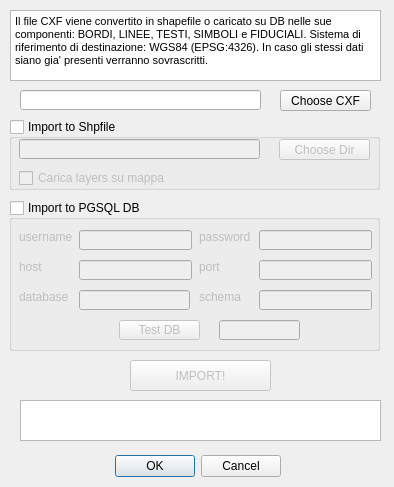
<?xml version="1.0" encoding="UTF-8"?>
<ui version="4.0">
 <class>ImportCatastoCXFDockWidgetBase</class>
 <widget class="QDialog" name="ImportCatastoCXFDockWidgetBase">
  <property name="geometry">
   <rect>
    <x>0</x>
    <y>0</y>
    <width>394</width>
    <height>487</height>
   </rect>
  </property>
  <property name="windowTitle">
   <string>Import Catasto CXF</string>
  </property>
  <widget class="QDialogButtonBox" name="button_box">
   <property name="geometry">
    <rect>
     <x>100</x>
     <y>450</y>
     <width>181</width>
     <height>32</height>
    </rect>
   </property>
   <property name="orientation">
    <enum>Qt::Horizontal</enum>
   </property>
   <property name="standardButtons">
    <set>QDialogButtonBox::Cancel|QDialogButtonBox::Ok</set>
   </property>
  </widget>
  <widget class="QTextBrowser" name="txtHelp">
   <property name="geometry">
    <rect>
     <x>10</x>
     <y>10</y>
     <width>371</width>
     <height>71</height>
    </rect>
   </property>
   <property name="html">
    <string>&lt;!DOCTYPE HTML PUBLIC &quot;-//W3C//DTD HTML 4.0//EN&quot; &quot;http://www.w3.org/TR/REC-html40/strict.dtd&quot;&gt;
&lt;html&gt;&lt;head&gt;&lt;meta name=&quot;qrichtext&quot; content=&quot;1&quot; /&gt;&lt;style type=&quot;text/css&quot;&gt;
p, li { white-space: pre-wrap; }
&lt;/style&gt;&lt;/head&gt;&lt;body style=&quot; font-family:'MS Shell Dlg 2'; font-size:8.15094pt; font-weight:400; font-style:normal;&quot;&gt;
&lt;p style=&quot; margin-top:0px; margin-bottom:0px; margin-left:0px; margin-right:0px; -qt-block-indent:0; text-indent:0px;&quot;&gt;&lt;span style=&quot; font-size:8.15094pt;&quot;&gt;Il file CXF viene convertito in shapefile o caricato su DB nelle sue componenti: BORDI, LINEE, TESTI, SIMBOLI e FIDUCIALI. Sistema di riferimento di destinazione: WGS84 (EPSG:4326). In caso gli stessi dati siano gia' presenti verranno sovrascritti.&lt;/span&gt;&lt;/p&gt;&lt;/body&gt;&lt;/html&gt;</string>
   </property>
  </widget>
  <widget class="QToolButton" name="fileBrowse_btn">
   <property name="geometry">
    <rect>
     <x>280</x>
     <y>90</y>
     <width>91</width>
     <height>21</height>
    </rect>
   </property>
   <property name="text">
    <string>Choose CXF</string>
   </property>
  </widget>
  <widget class="QLineEdit" name="fileBrowse_txt">
   <property name="geometry">
    <rect>
     <x>20</x>
     <y>90</y>
     <width>241</width>
     <height>20</height>
    </rect>
   </property>
  </widget>
  <widget class="QToolButton" name="importBtn">
   <property name="enabled">
    <bool>false</bool>
   </property>
   <property name="geometry">
    <rect>
     <x>130</x>
     <y>360</y>
     <width>141</width>
     <height>31</height>
    </rect>
   </property>
   <property name="text">
    <string>IMPORT!</string>
   </property>
  </widget>
  <widget class="QTextBrowser" name="txtFeedback">
   <property name="geometry">
    <rect>
     <x>20</x>
     <y>400</y>
     <width>361</width>
     <height>41</height>
    </rect>
   </property>
  </widget>
  <widget class="QGroupBox" name="chkShp">
   <property name="geometry">
    <rect>
     <x>9</x>
     <y>119</y>
     <width>371</width>
     <height>71</height>
    </rect>
   </property>
   <property name="title">
    <string>Import to Shpfile</string>
   </property>
   <property name="checkable">
    <bool>true</bool>
   </property>
   <property name="checked">
    <bool>false</bool>
   </property>
   <widget class="QLineEdit" name="dirBrowse_txt">
    <property name="geometry">
     <rect>
      <x>10</x>
      <y>20</y>
      <width>241</width>
      <height>20</height>
     </rect>
    </property>
   </widget>
   <widget class="QToolButton" name="dirBrowse_btn">
    <property name="geometry">
     <rect>
      <x>270</x>
      <y>20</y>
      <width>91</width>
      <height>21</height>
     </rect>
    </property>
    <property name="text">
     <string>Choose Dir</string>
    </property>
   </widget>
   <widget class="QCheckBox" name="chkActivate">
    <property name="geometry">
     <rect>
      <x>10</x>
      <y>50</y>
      <width>241</width>
      <height>18</height>
     </rect>
    </property>
    <property name="text">
     <string>Carica layers su mappa</string>
    </property>
   </widget>
  </widget>
  <widget class="QGroupBox" name="chkDB">
   <property name="geometry">
    <rect>
     <x>9</x>
     <y>200</y>
     <width>371</width>
     <height>151</height>
    </rect>
   </property>
   <property name="title">
    <string>Import to PGSQL DB</string>
   </property>
   <property name="checkable">
    <bool>true</bool>
   </property>
   <property name="checked">
    <bool>false</bool>
   </property>
   <widget class="QLabel" name="label">
    <property name="geometry">
     <rect>
      <x>10</x>
      <y>30</y>
      <width>54</width>
      <height>14</height>
     </rect>
    </property>
    <property name="text">
     <string>username</string>
    </property>
   </widget>
   <widget class="QLineEdit" name="usrDB">
    <property name="geometry">
     <rect>
      <x>70</x>
      <y>30</y>
      <width>113</width>
      <height>20</height>
     </rect>
    </property>
   </widget>
   <widget class="QLineEdit" name="pwdDB">
    <property name="geometry">
     <rect>
      <x>250</x>
      <y>30</y>
      <width>113</width>
      <height>20</height>
     </rect>
    </property>
   </widget>
   <widget class="QLineEdit" name="hostDB">
    <property name="geometry">
     <rect>
      <x>70</x>
      <y>60</y>
      <width>113</width>
      <height>20</height>
     </rect>
    </property>
   </widget>
   <widget class="QLineEdit" name="portDB">
    <property name="geometry">
     <rect>
      <x>250</x>
      <y>60</y>
      <width>113</width>
      <height>20</height>
     </rect>
    </property>
   </widget>
   <widget class="QLineEdit" name="nameDB">
    <property name="geometry">
     <rect>
      <x>70</x>
      <y>90</y>
      <width>111</width>
      <height>20</height>
     </rect>
    </property>
   </widget>
   <widget class="QLabel" name="label_2">
    <property name="geometry">
     <rect>
      <x>190</x>
      <y>30</y>
      <width>54</width>
      <height>14</height>
     </rect>
    </property>
    <property name="text">
     <string>password</string>
    </property>
   </widget>
   <widget class="QLabel" name="label_3">
    <property name="geometry">
     <rect>
      <x>10</x>
      <y>60</y>
      <width>54</width>
      <height>14</height>
     </rect>
    </property>
    <property name="text">
     <string>host</string>
    </property>
   </widget>
   <widget class="QLabel" name="label_4">
    <property name="geometry">
     <rect>
      <x>190</x>
      <y>60</y>
      <width>54</width>
      <height>14</height>
     </rect>
    </property>
    <property name="text">
     <string>port</string>
    </property>
   </widget>
   <widget class="QLabel" name="label_5">
    <property name="geometry">
     <rect>
      <x>10</x>
      <y>90</y>
      <width>54</width>
      <height>14</height>
     </rect>
    </property>
    <property name="text">
     <string>database</string>
    </property>
   </widget>
   <widget class="QToolButton" name="testBtn">
    <property name="geometry">
     <rect>
      <x>110</x>
      <y>120</y>
      <width>81</width>
      <height>20</height>
     </rect>
    </property>
    <property name="text">
     <string>Test DB</string>
    </property>
   </widget>
   <widget class="QLineEdit" name="testAnswer">
    <property name="geometry">
     <rect>
      <x>210</x>
      <y>120</y>
      <width>81</width>
      <height>20</height>
     </rect>
    </property>
   </widget>
   <widget class="QLineEdit" name="schemaDB">
    <property name="geometry">
     <rect>
      <x>250</x>
      <y>90</y>
      <width>113</width>
      <height>20</height>
     </rect>
    </property>
   </widget>
   <widget class="QLabel" name="label_6">
    <property name="geometry">
     <rect>
      <x>190</x>
      <y>90</y>
      <width>54</width>
      <height>14</height>
     </rect>
    </property>
    <property name="text">
     <string>schema</string>
    </property>
   </widget>
  </widget>
  <widget class="QWidget" name="layoutWidget">
   <property name="geometry">
    <rect>
     <x>0</x>
     <y>0</y>
     <width>2</width>
     <height>2</height>
    </rect>
   </property>
   <layout class="QVBoxLayout" name="verticalLayout"/>
  </widget>
  <zorder>chkShp</zorder>
  <zorder>layoutWidget</zorder>
  <zorder>button_box</zorder>
  <zorder>txtHelp</zorder>
  <zorder>fileBrowse_btn</zorder>
  <zorder>fileBrowse_txt</zorder>
  <zorder>importBtn</zorder>
  <zorder>txtFeedback</zorder>
  <zorder>chkDB</zorder>
 </widget>
 <resources/>
 <connections>
  <connection>
   <sender>button_box</sender>
   <signal>accepted()</signal>
   <receiver>ImportCatastoCXFDockWidgetBase</receiver>
   <slot>accept()</slot>
   <hints>
    <hint type="sourcelabel">
     <x>20</x>
     <y>20</y>
    </hint>
    <hint type="destinationlabel">
     <x>20</x>
     <y>20</y>
    </hint>
   </hints>
  </connection>
  <connection>
   <sender>button_box</sender>
   <signal>rejected()</signal>
   <receiver>ImportCatastoCXFDockWidgetBase</receiver>
   <slot>reject()</slot>
   <hints>
    <hint type="sourcelabel">
     <x>20</x>
     <y>20</y>
    </hint>
    <hint type="destinationlabel">
     <x>20</x>
     <y>20</y>
    </hint>
   </hints>
  </connection>
 </connections>
</ui>
